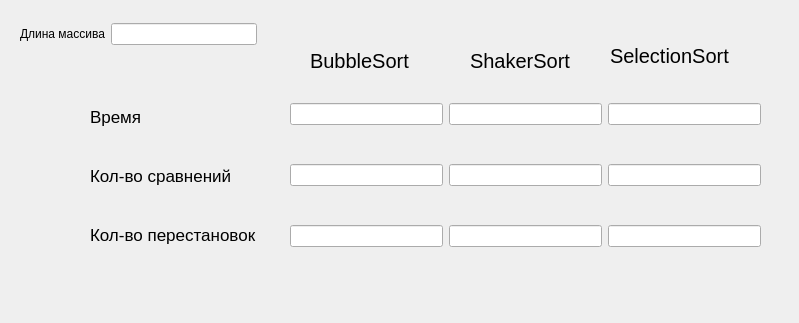
<?xml version="1.0" encoding="UTF-8"?>
<ui version="4.0">
 <class>sorting_results_window</class>
 <widget class="QDialog" name="sorting_results_window">
  <property name="geometry">
   <rect>
    <x>0</x>
    <y>0</y>
    <width>799</width>
    <height>323</height>
   </rect>
  </property>
  <property name="windowTitle">
   <string>Dialog</string>
  </property>
  <widget class="QWidget" name="layoutWidget">
   <property name="geometry">
    <rect>
     <x>290</x>
     <y>70</y>
     <width>471</width>
     <height>211</height>
    </rect>
   </property>
   <layout class="QHBoxLayout" name="horizontalLayout">
    <item>
     <layout class="QVBoxLayout" name="verticalLayout">
      <item>
       <widget class="QLineEdit" name="time_bubble">
        <property name="readOnly">
         <bool>true</bool>
        </property>
       </widget>
      </item>
      <item>
       <widget class="QLineEdit" name="comparisons_bubble">
        <property name="readOnly">
         <bool>true</bool>
        </property>
       </widget>
      </item>
      <item>
       <widget class="QLineEdit" name="swap_bubble">
        <property name="readOnly">
         <bool>true</bool>
        </property>
       </widget>
      </item>
     </layout>
    </item>
    <item>
     <layout class="QVBoxLayout" name="verticalLayout_2">
      <item>
       <widget class="QLineEdit" name="time_shaker">
        <property name="readOnly">
         <bool>true</bool>
        </property>
       </widget>
      </item>
      <item>
       <widget class="QLineEdit" name="comparisons_shaker">
        <property name="readOnly">
         <bool>true</bool>
        </property>
       </widget>
      </item>
      <item>
       <widget class="QLineEdit" name="swap_shaker">
        <property name="readOnly">
         <bool>true</bool>
        </property>
       </widget>
      </item>
     </layout>
    </item>
    <item>
     <layout class="QVBoxLayout" name="verticalLayout_3">
      <item>
       <widget class="QLineEdit" name="time_selection">
        <property name="readOnly">
         <bool>true</bool>
        </property>
       </widget>
      </item>
      <item>
       <widget class="QLineEdit" name="comparisons_selection">
        <property name="readOnly">
         <bool>true</bool>
        </property>
       </widget>
      </item>
      <item>
       <widget class="QLineEdit" name="swap_selection">
        <property name="readOnly">
         <bool>true</bool>
        </property>
       </widget>
      </item>
     </layout>
    </item>
   </layout>
  </widget>
  <widget class="QLabel" name="label_3">
   <property name="geometry">
    <rect>
     <x>610</x>
     <y>40</y>
     <width>131</width>
     <height>31</height>
    </rect>
   </property>
   <property name="font">
    <font>
     <pointsize>15</pointsize>
    </font>
   </property>
   <property name="text">
    <string>SelectionSort</string>
   </property>
  </widget>
  <widget class="QLabel" name="label_2">
   <property name="geometry">
    <rect>
     <x>470</x>
     <y>50</y>
     <width>111</width>
     <height>21</height>
    </rect>
   </property>
   <property name="font">
    <font>
     <pointsize>15</pointsize>
    </font>
   </property>
   <property name="text">
    <string>ShakerSort</string>
   </property>
  </widget>
  <widget class="QWidget" name="layoutWidget_2">
   <property name="geometry">
    <rect>
     <x>90</x>
     <y>90</y>
     <width>191</width>
     <height>171</height>
    </rect>
   </property>
   <layout class="QVBoxLayout" name="verticalLayout_4">
    <item>
     <widget class="QLabel" name="label_4">
      <property name="font">
       <font>
        <pointsize>13</pointsize>
       </font>
      </property>
      <property name="text">
       <string>Время</string>
      </property>
     </widget>
    </item>
    <item>
     <widget class="QLabel" name="label_5">
      <property name="font">
       <font>
        <pointsize>13</pointsize>
       </font>
      </property>
      <property name="text">
       <string>Кол-во сравнений</string>
      </property>
     </widget>
    </item>
    <item>
     <widget class="QLabel" name="label_6">
      <property name="font">
       <font>
        <pointsize>13</pointsize>
       </font>
      </property>
      <property name="text">
       <string>Кол-во перестановок</string>
      </property>
     </widget>
    </item>
   </layout>
  </widget>
  <widget class="QLabel" name="label">
   <property name="geometry">
    <rect>
     <x>310</x>
     <y>50</y>
     <width>121</width>
     <height>21</height>
    </rect>
   </property>
   <property name="font">
    <font>
     <pointsize>15</pointsize>
    </font>
   </property>
   <property name="text">
    <string>BubbleSort</string>
   </property>
  </widget>
  <widget class="QWidget" name="layoutWidget">
   <property name="geometry">
    <rect>
     <x>20</x>
     <y>20</y>
     <width>237</width>
     <height>28</height>
    </rect>
   </property>
   <layout class="QHBoxLayout" name="horizontalLayout_2">
    <item>
     <widget class="QLabel" name="label_7">
      <property name="text">
       <string>Длина массива</string>
      </property>
     </widget>
    </item>
    <item>
     <widget class="QLineEdit" name="lengthLabel"/>
    </item>
   </layout>
  </widget>
 </widget>
 <resources/>
 <connections/>
</ui>
